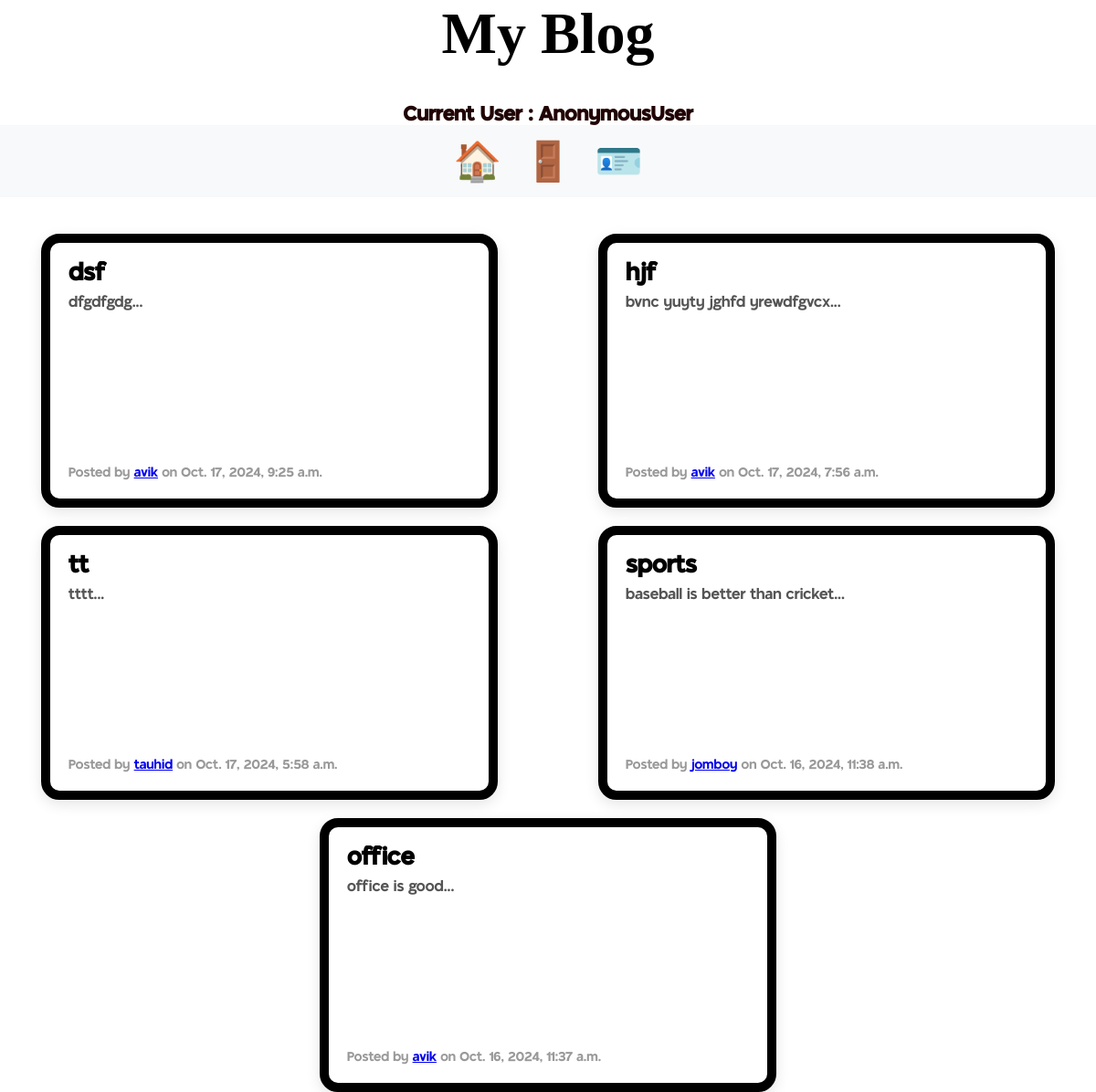
The page / on the database its author committed.
### blog/models.py (models this page shows, shortened)
class Post(models.Model):
    title = models.CharField(max_length=200)
    content = models.TextField()
    created_at = models.DateTimeField(default=timezone.now)
    author = models.ForeignKey(User, on_delete=models.CASCADE)

### blog/views.py (the view)
# urls.py: path('',views.home,name='home'),
def home(request):
    us = request.user
    posts = Post.objects.all().order_by('-created_at')
    return render(request, 'blog/home.html', {'posts': posts,'us':us})

### blog/templates/blog/home.html (shortened to what this page needs)
{% extends "blog/base.html" %}
{% load static %}
{% block link%}
<link rel="stylesheet" href="{% static 'css/home.css' %}">
{% endblock %}
{% block content %}
<h1 class="text-center">My Blog</h1>
<h6 class="cu"> Current User : {{us}} </h6>
<nav>
    <div class="nav-container">
        <a href="{% url 'home' %}" class="nav-icon">🏠</a>
        {% if user.is_authenticated %}
        <form method="POST" action="{% url 'logout' %}" class="nav-form">
            {% csrf_token %}
            <button type="submit" class="nav-icon">👋🏼</button>
        </form>
            <a href="{% url 'add-post' %}" class="nav-icon">➕</a>
            <a href="{% url 'profile' us%}" class="nav-icon">🧑🏼</a>
        {% else %}
            <a href="{% url 'login' %}" class="nav-icon">🚪</a>
            <a href="{% url 'register' %}" class="nav-icon">🪪</a>
        {% endif %}
    </div>
</nav>
    <div class="maincontainer">
        {% for post in posts %}
        <div class="subcontainer">
                <h2> <a href="{% url 'post-detail' post.pk %}">{{ post.title }}</a></h2>
                <p class="card-text">{{ post.content|slice:300 }}...</p>
                <p class="text-muted">Posted by
                    <a href="{% url 'profile' post.author%}">{{post.author}}</a>
                    on {{ post.created_at }}</p>
        </div>
    {% endfor %}
    </div>
{% endblock %}

### static/css/home.css (style rules this page uses)
* { margin: 0; padding: 0; box-sizing: border-box; }
body { min-height: 100vh; background-color: rgb(255, 255, 255); color: rgb(33, 3, 3); font-size: 2rem; font-family: Arial, sans-serif; }
.nav-container { display: flex; align-items: center; justify-content: center; background-color: #f8f9fa; padding: 10px; gap: 15px; }
.nav-icon { font-size: 42px; text-decoration: none; color: #007bff; padding: 5px; transition: background-color 0.3s ease; }
h1 { font-family: 'lemon'; color: #000000; text-align: center; margin-bottom: 40px; }
.cu { font-family: 'tango'; text-align: center; }
.maincontainer { font-family: 'tango'; margin-top: 40px; display: flex; flex-wrap: wrap; justify-content: space-around; gap: 20px; }
.subcontainer { width: 100%; max-width: 500px; height: 300px; border-radius: 20px; border: 10px solid #000000; position: relative; padding: 20px; background-color: #fff; box-shadow: 0 5px 15px rgba(0, 0, 0, 0.1); transition: transform 0.3s ease, box-shadow 0.3s ease; display: flex; flex-direction: column; }
.subcontainer h2 { font-size: 1.6rem; margin-bottom: 10px; white-space: nowrap; overflow: hidden; text-overflow: ellipsis; }
.subcontainer h2 a { text-decoration: none; color: #000000; transition: color 0.3s ease; }
.card-text { font-size: 1rem; color: #555; margin-bottom: 10px; overflow: hidden; text-overflow: ellipsis; }
.text-muted { font-size: 0.875rem; color: #999; text-align: left; margin-top: auto; white-space: normal; }

### rows shown on the page
Post: title "dsf", content "dfgdfgdg", author "avik", created_at "Oct. 17, 2024, 9:25 a.m."
Post: title "hjf", content "bvnc yuyty jghfd yrewdfgvcx", author "avik", created_at "Oct. 17, 2024, 7:56 a.m."
Post: title "tt", content "tttt", author "tauhid", created_at "Oct. 17, 2024, 5:58 a.m."
Post: title "sports", content "baseball is better than cricket", author "jomboy", created_at "Oct. 16, 2024, 11:38 a.m."
Post: title "office", content "office is good", author "avik", created_at "Oct. 16, 2024, 11:37 a.m."

### other values the page prints
{{ us }} "AnonymousUser"
